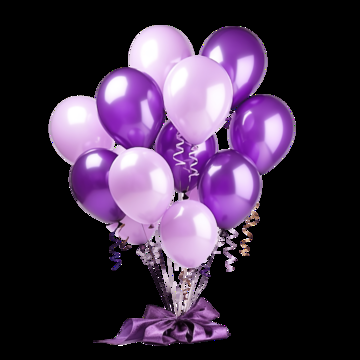
#> input picture blimpval/balloon/1.png, 360 x 360 px
$ python -i version3.py   (imports and definitions only)
#> lines starting #> are read from the running program, lines starting #| are printed output that depends on the picture; after the words box and inside, x2 and y2 are one past the last pixel; in counts of white or black regions, pixels touching at a corner belong together
#> further down, picture is the input picture: shape (360, 360, 3); mean B, G, R 68.7, 45.5, 62.8
import cv2
import numpy as np
import os
import math
import time
import requests
from ultralytics import YOLO  # pip install ultralytics

# ==========================================
# Global Parameters & Camera Settings
# ==========================================
FOCAL_LENGTH_MM = 3.04  # in mm
SENSOR_WIDTH_MM = 3.68  # in mm
FRAME_WIDTH_PIXELS = 640
FRAME_HEIGHT_PIXELS = 480
FOCAL_LENGTH_PIXELS = (FOCAL_LENGTH_MM / SENSOR_WIDTH_MM) * FRAME_WIDTH_PIXELS

# Known balloon physical diameter (cm) and tolerance
TARGET_BALLOON_DIAMETER_CM = 23
TOLERANCE = 0.1  # 10% tolerance

# ==========================================
# YOLOv9 Model & Dataset Configurations
# ==========================================
DATA_CONFIG = "C:/Users/thepr/PycharmProjects/PythonProject/balloon2.v2i.yolov9/data.yaml"  # YAML file with dataset paths (train/valid/test)
#MODEL_CONFIG = YOLO("C:/Users/thepr/PycharmProjects/PythonProject/balloon2.v2i.yolov9/yolov9.yaml", imgsz =640)  # YOLOv9 model configuration file
MODEL_WEIGHTS = "balloon_yolov9.pt"  # File to save/load trained weights
# Load model with explicit image size
# [1 line that did not run here, left out]

# Run inference with matching image size
# [1 line that did not run here, left out]

# Color Threshold Parameters
# ==========================================
# Choose "HSV" or "RGB" for color filtering
COLOR_MODE = "HSV"
# Select desired color: "red", "blue", "purple", or "green"
SELECTED_COLOR = "red"

# HSV ranges for different colors (adjust as needed)
HSV_RANGES = {
    "red": ([0, 120, 70], [10, 255, 255], [170, 120, 70], [180, 255, 255]),
    "blue": ([94, 80, 2], [126, 255, 255]),
    "purple": ([129, 50, 70], [158, 255, 255]),
    "green": ([40, 40, 40], [70, 255, 255])
}

# For RGB mode, example ranges (adjust as needed)
RGB_RANGES = {
    "red": (np.array([100, 0, 0]), np.array([255, 100, 100])),
    "blue": (np.array([0, 0, 100]), np.array([100, 100, 255])),
    "purple": (np.array([100, 0, 100]), np.array([255, 100, 255])),
    "green": (np.array([0, 100, 0]), np.array([100, 255, 100]))
}

# ==========================================
# Home Station URL (for sending image & data)
# ==========================================
HOME_STATION_URL = "http://your-home-station-address/api/upload"  # Modify accordingly


# ==========================================
# Utility: Compute 3D Position & Quadrant
# ==========================================
# [27 lines left out: function compute_3d_position, not called in this run]


# ==========================================
# Utility: Color Filter Mask Function
# ==========================================
def color_filter_mask(frame):
    """
    Returns a binary mask based on the selected color thresholds.
    Works in HSV or RGB mode.
    """
    if COLOR_MODE == "HSV":
        hsv = cv2.cvtColor(frame, cv2.COLOR_BGR2HSV)
#> hsv: shape (360, 360, 3); mean H, S, V 50.8, 35.7, 69
        if SELECTED_COLOR.lower() == "red":
            lower1 = np.array(HSV_RANGES["red"][0])
            upper1 = np.array(HSV_RANGES["red"][1])
            lower2 = np.array(HSV_RANGES["red"][2])
            upper2 = np.array(HSV_RANGES["red"][3])
            mask1 = cv2.inRange(hsv, lower1, upper1)
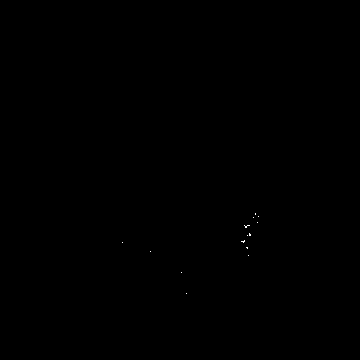
#> mask1: shape (360, 360); 0.03% white in thin lines or dots, all inside (x1, y1, x2, y2) = (122, 213, 259, 294)
            mask2 = cv2.inRange(hsv, lower2, upper2)
#> mask2: shape (360, 360); 0% white in thin lines or dots, all inside (x1, y1, x2, y2) = (189, 286, 190, 287)
            mask = cv2.bitwise_or(mask1, mask2)
        elif SELECTED_COLOR.lower() in HSV_RANGES:
            lower = np.array(HSV_RANGES[SELECTED_COLOR.lower()][0])
            upper = np.array(HSV_RANGES[SELECTED_COLOR.lower()][1])
            mask = cv2.inRange(hsv, lower, upper)
        else:
            mask = None
    elif COLOR_MODE == "RGB":
        if SELECTED_COLOR.lower() in RGB_RANGES:
            lower, upper = RGB_RANGES[SELECTED_COLOR.lower()]
            mask = cv2.inRange(frame, lower, upper)
        else:
            mask = None
    else:
        mask = None

    kernel = np.ones((5, 5), np.uint8)
    if mask is not None:
        mask = cv2.morphologyEx(mask, cv2.MORPH_OPEN, kernel)
#> mask: shape (360, 360); every value is 0
        mask = cv2.morphologyEx(mask, cv2.MORPH_CLOSE, kernel)
    return mask


# ==========================================
# YOLOv9 Training Function
# ==========================================

# Modify your train_model function
# [99 lines left out: functions train_model, run_detection, main, not called in this run]


# [2 lines not run here, left out]

>>> import cv2
>>> picture = cv2.imread('blimpval/balloon/1.png')
>>> result = color_filter_mask(picture)
